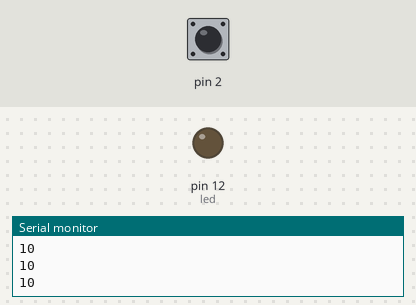
A sketch run on a simulated Arduino Uno, built with avr-gcc and run on an emulated ATmega328P. Shown: output pins drawn as LEDs (lit = HIGH), the last lines printed to the serial monitor. The inputs (shaded band) are chosen by the test bench; at power-on: pin 2 HIGH.

Above: at 1.2 s.
1.3 s: pin 2 pulled LOW for 0.15 s
At 1.38 s:
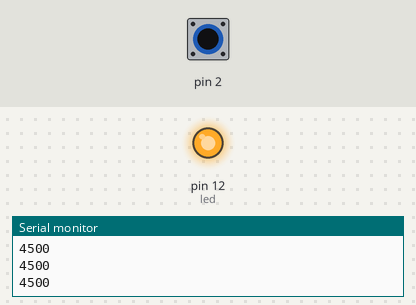
2.9 s: pin 2 pulled LOW for 3.2 s
At 7.3 s:
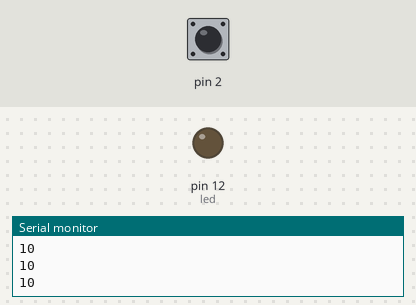
Timing chart, 0 to 8.8 s (numbered marks = the images above; inputs shaded):
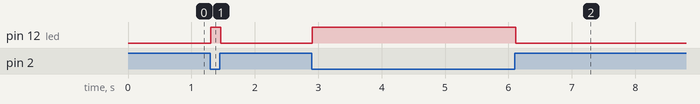

The sketch:

capacitive_sensor_library.ino
```cpp
#include <CapacitiveSensor.h>
CapacitiveSensor cap_sensor = CapacitiveSensor(4, 2);

int limit=1000;
const int led=12;

void setup() {
  Serial.begin(9600);
  pinMode(led, OUTPUT);
}

void loop() {
  long sensor_val = cap_sensor.capacitiveSensor(30);
  Serial.println(sensor_val);

  if(sensor_val > limit) {
    digitalWrite(led, HIGH);
  } else {
    digitalWrite(led, LOW);
  }

  delay(10);
}
```

Measured:
- after the input at 1.3 s, pin 12 (led): LOW → HIGH at once, → LOW 0.16 s later
- after the input at 2.9 s, pin 12 (led): LOW → HIGH at once, → LOW 3.2 s later
